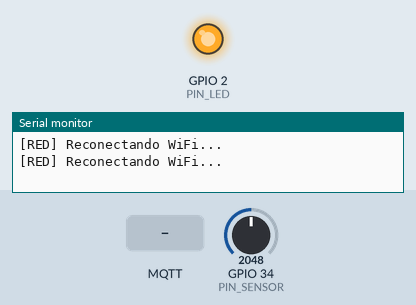
Recording of a sketch running on a simulated ESP32. Shown: output pins drawn as LEDs (lit = HIGH), the last lines printed to the serial monitor. The inputs (shaded band) are chosen by the test bench; at power-on: GPIO 34 (PIN_SENSOR) = 2048. WiFi joins after 1.5 s; servers stay silent unless stated; no MQTT or app messages arrive unless stated.

Above: at 1.5 s.
1.6 s: MQTT message "apagar" arrives on the first subscribed topic
At 2.7 s:
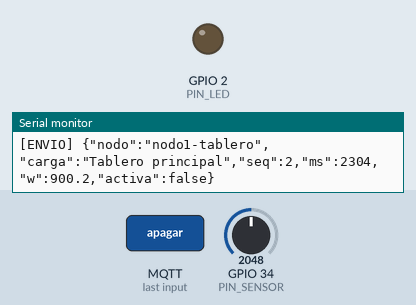
3.8 s: MQTT message "encender" arrives on the first subscribed topic
At 5.1 s:
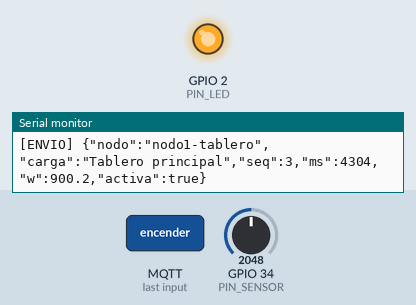
Timing chart, 0 to 6.8 s (numbered marks = the images above; inputs shaded):
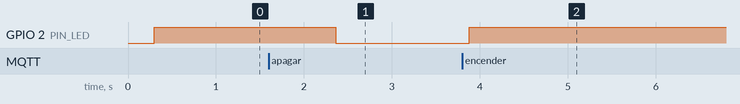

The sketch:

05_distribuido_mqtt.ino
```cpp
/*
  ============================================================================
  EJEMPLO 5 de 5 - PROGRAMACION DISTRIBUIDA: varios nodos, una sola aplicacion
  ============================================================================
  Placa: ESP32 DevKit (simulable en Wokwi)
  Autor: Cristian Carrera 2024-1932 - ITLA - IA e IoT 2026-C-2

  Los ejemplos 2, 3 y 4 repartieron el trabajo entre TAREAS de un mismo chip.
  Aqui se da el salto: el trabajo se reparte entre MAQUINAS DISTINTAS, que no
  comparten memoria, no comparten reloj y se comunican unicamente por mensajes
  a traves de la red. Eso es programacion distribuida.

  LA TOPOLOGIA
  ------------
      [Nodo 1: tablero principal]  --\
      [Nodo 2: aire acondicionado] ----> (Broker MQTT) --> [Concentrador Python]
      [Nodo 3: bomba de agua]      --/                          |
                                                                v
                                                       Suma total del hogar
                                                       + deteccion de apagon

  Cada nodo ejecuta ESTE MISMO sketch; solo cambia la constante NODO_ID antes
  de compilar. Ninguno sabe cuantos hermanos tiene: publican en un topico y
  se desentienden. Esa independencia (bajo acoplamiento) es la razon de ser
  del patron publicador/suscriptor.

  LOS TRES PROBLEMAS CLASICOS DE LO DISTRIBUIDO, Y COMO SE ATACAN AQUI
  --------------------------------------------------------------------
  1. FALLO PARCIAL: un nodo puede morir sin que los demas se enteren.
     -> Solucion: "Last Will and Testament" (LWT). Al conectarse, el nodo le
        deja escrito al broker un mensaje de despedida. Si el nodo desaparece,
        el broker lo publica automaticamente. El concentrador se entera.
  2. NO HAY RELOJ COMPARTIDO: millis() de cada placa arranca cuando le da la
     gana.
     -> Solucion: cada mensaje lleva su propio numero de secuencia y su tiempo
        local; la ordenacion global la decide el concentrador, no los nodos.
  3. LA RED FALLA: los mensajes se pierden.
     -> Solucion: QoS y mensajes RETENIDOS, para que un suscriptor nuevo
        reciba de inmediato el ultimo estado conocido de cada nodo.

  Ademas se mantiene la concurrencia local: una tarea mide y otra publica, de
  modo que un corte de WiFi no detiene el muestreo.
  ============================================================================
*/

#include <WiFi.h>
#include <PubSubClient.h>

// ---------------------------------------------------------------------------
// >>> CAMBIE ESTAS DOS LINEAS PARA CADA NODO ANTES DE COMPILAR <<<
// ---------------------------------------------------------------------------
#define NODO_ID     "nodo1-tablero"
#define NODO_CARGA  "Tablero principal"

#define WIFI_SSID   "Wokwi-GUEST"
#define WIFI_PASS   ""
#define WIFI_CANAL  6

#define MQTT_HOST   "test.mosquitto.org"
#define MQTT_PORT   1883

#define TOPICO_DATOS   "itla/2024-1932/smartpower/nodos/" NODO_ID
#define TOPICO_ESTADO  "itla/2024-1932/smartpower/estado/" NODO_ID
#define TOPICO_ORDENES "itla/2024-1932/smartpower/ordenes"

const uint8_t PIN_SENSOR = 34;
const uint8_t PIN_LED    = 2;

WiFiClient   red;
PubSubClient mqtt(red);

QueueHandle_t colaEnvio = NULL;

struct Lectura {
  uint32_t secuencia;
  uint32_t msLocal;
  float    watts;
};

volatile bool cargaHabilitada = true;   // el concentrador puede apagar la carga

// ---------------------------------------------------------------------------
// Callback: ordenes que LLEGAN desde el concentrador. Un nodo distribuido no
// solo habla; tambien obedece. Aqui se implementa el deslastre de carga:
// si el inversor esta en bateria baja, el concentrador manda apagar las
// cargas no esenciales.
// ---------------------------------------------------------------------------
void alRecibirOrden(char *topico, byte *carga, unsigned int largo) {
  String mensaje;
  for (unsigned int i = 0; i < largo; i++) mensaje += (char)carga[i];

  Serial.printf("[ORDEN] %s -> %s\n", topico, mensaje.c_str());

  if (mensaje.indexOf("apagar") >= 0) cargaHabilitada = false;
  if (mensaje.indexOf("encender") >= 0) cargaHabilitada = true;
  digitalWrite(PIN_LED, cargaHabilitada);
}

// ---------------------------------------------------------------------------
// TAREA A - Medicion local. Nunca se detiene, aunque la red no exista.
// Es la garantia de que un problema de conectividad no se convierte en un
// problema de seguridad electrica.
// ---------------------------------------------------------------------------
void tareaMedicion(void *p) {
  TickType_t ultimo = xTaskGetTickCount();
  uint32_t secuencia = 0;

  for (;;) {
    Lectura l;
    l.secuencia = ++secuencia;
    l.msLocal   = millis();
    l.watts     = cargaHabilitada
                    ? (analogRead(PIN_SENSOR) / 4095.0) * 1800.0
                    : 0.0;

    // Si la cola esta llena (la red lleva rato caida) se descarta la muestra
    // mas vieja: en telemetria, el dato nuevo siempre vale mas que el viejo.
    if (xQueueSend(colaEnvio, &l, 0) != pdTRUE) {
      Lectura vieja;
      xQueueReceive(colaEnvio, &vieja, 0);
      xQueueSend(colaEnvio, &l, 0);
      Serial.println(F("[MEDICION] Cola llena: se descarto la muestra vieja"));
    }

    vTaskDelayUntil(&ultimo, pdMS_TO_TICKS(2000));
  }
}

// ---------------------------------------------------------------------------
// TAREA B - Transporte. Reconecta, publica y escucha ordenes.
// Vive en el Nucleo 0 junto al stack de WiFi.
// ---------------------------------------------------------------------------
void tareaTransporte(void *p) {
  mqtt.setServer(MQTT_HOST, MQTT_PORT);
  mqtt.setCallback(alRecibirOrden);
  WiFi.begin(WIFI_SSID, WIFI_PASS, WIFI_CANAL);

  for (;;) {
    if (WiFi.status() != WL_CONNECTED) {
      Serial.println(F("[RED] Reconectando WiFi..."));
      WiFi.begin(WIFI_SSID, WIFI_PASS, WIFI_CANAL);
      vTaskDelay(pdMS_TO_TICKS(1000));
      continue;
    }

    if (!mqtt.connected()) {
      Serial.println(F("[RED] Conectando al broker..."));
      // Testamento (LWT): si este nodo se cae, el broker publicara solo
      // "offline" en el topico de estado, con la bandera de retenido activa.
      bool ok = mqtt.connect(NODO_ID, NULL, NULL,
                             TOPICO_ESTADO, 1, true, "offline");
      if (ok) {
        mqtt.publish(TOPICO_ESTADO, "online", true);   // retenido
        mqtt.subscribe(TOPICO_ORDENES);
        Serial.println(F("[RED] Conectado. Suscrito a ordenes."));
      } else {
        vTaskDelay(pdMS_TO_TICKS(2000));
        continue;
      }
    }

    mqtt.loop();   // atiende los mensajes entrantes

    Lectura l;
    if (xQueueReceive(colaEnvio, &l, pdMS_TO_TICKS(500)) == pdTRUE) {
      char json[192];
      snprintf(json, sizeof(json),
               "{\"nodo\":\"%s\",\"carga\":\"%s\",\"seq\":%u,"
               "\"ms\":%u,\"w\":%.1f,\"activa\":%s}",
               NODO_ID, NODO_CARGA, l.secuencia, l.msLocal, l.watts,
               cargaHabilitada ? "true" : "false");
      mqtt.publish(TOPICO_DATOS, json);
      Serial.printf("[ENVIO] %s\n", json);
    }
  }
}

void setup() {
  Serial.begin(115200);
  delay(300);
  pinMode(PIN_LED, OUTPUT);
  digitalWrite(PIN_LED, HIGH);

  Serial.printf("\nEJEMPLO 5 - Nodo distribuido \"%s\" (%s)\n",
                NODO_ID, NODO_CARGA);

  colaEnvio = xQueueCreate(20, sizeof(Lectura));
  if (!colaEnvio) {
    Serial.println(F("ERROR: no se pudo crear la cola"));
    while (true) delay(1000);
  }

  xTaskCreatePinnedToCore(tareaMedicion,   "Medicion",   3072, NULL, 3, NULL, 1);
  xTaskCreatePinnedToCore(tareaTransporte, "Transporte", 8192, NULL, 1, NULL, 0);
}

void loop() {
  vTaskDelay(pdMS_TO_TICKS(1000));
}
```

Measured:
- after the input at 1.6 s, GPIO 2 (PIN_LED): HIGH → LOW after 0.76 s
- after the input at 3.8 s, GPIO 2 (PIN_LED): LOW → HIGH after 0.08 s
